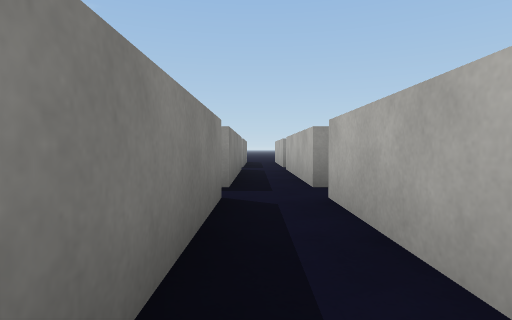
view 1 (above)

17 first-person views from a walk through a scene from a Unity 3-D project. The camera is 0.56 m above the floor, tilts 2° down and sees 80° across. The floor is counted in squares, 1 m on a side. Each view is taken from the middle of a square. On the plan, view 1 faces up. The plan holds only what a view shows up to about 9 squares ahead; the rest is blank. The place goes on beyond the plan. Surface patterns are stand-ins for the level's own textures.

view 2
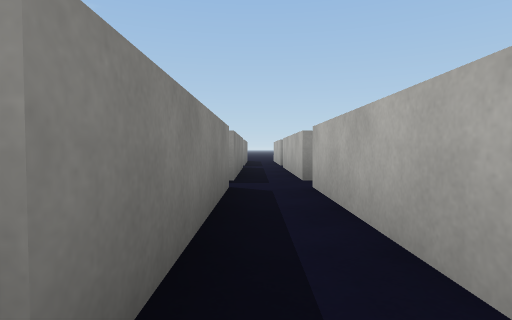

view 3
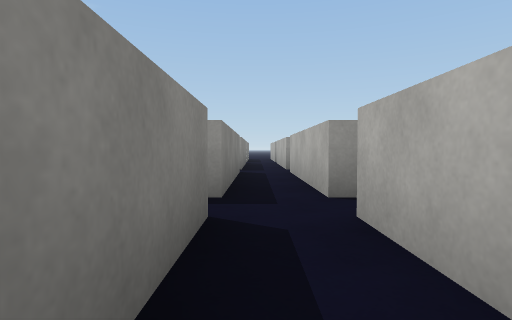

view 4
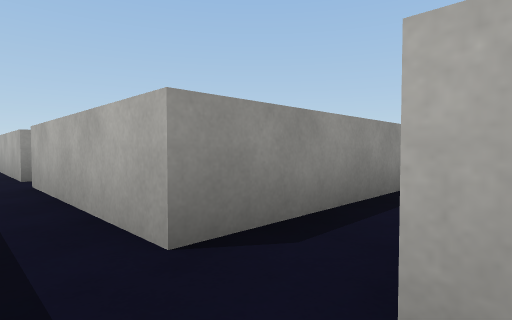

view 5
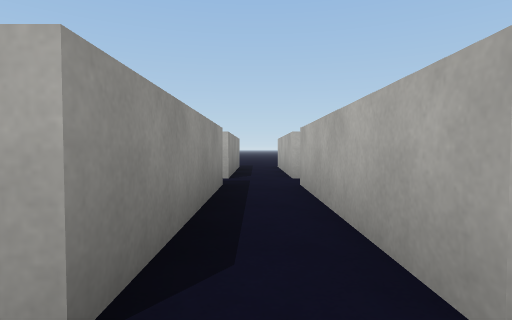

view 6
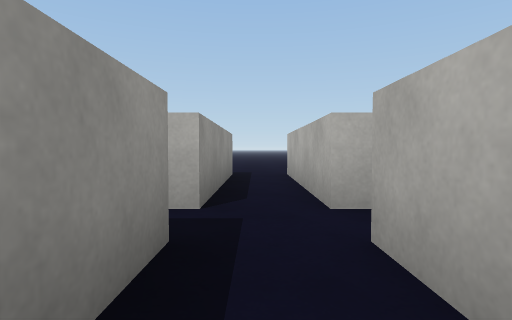

view 7
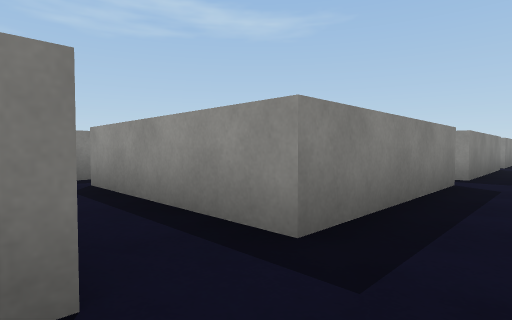

view 8
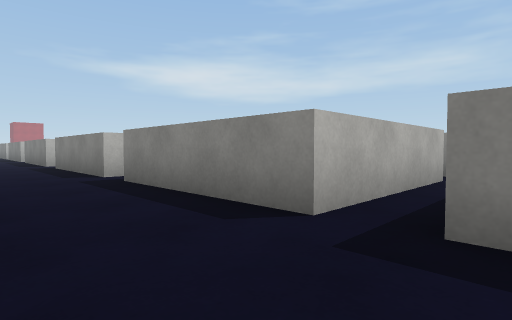

view 9
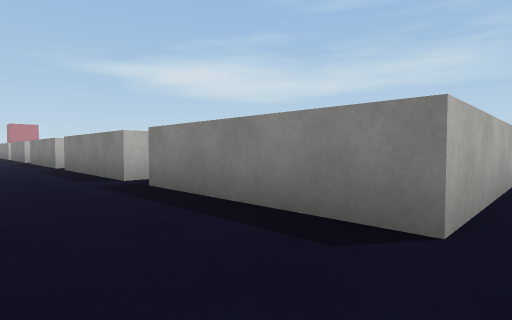

view 10
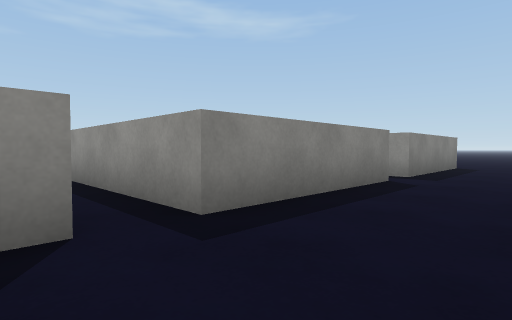

view 11
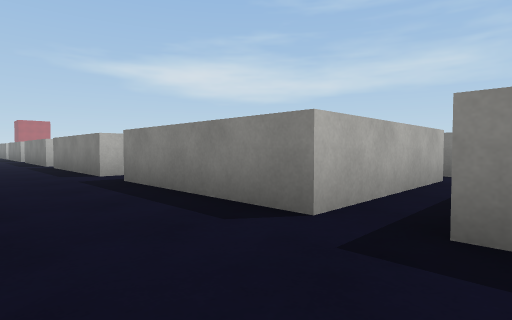

view 12
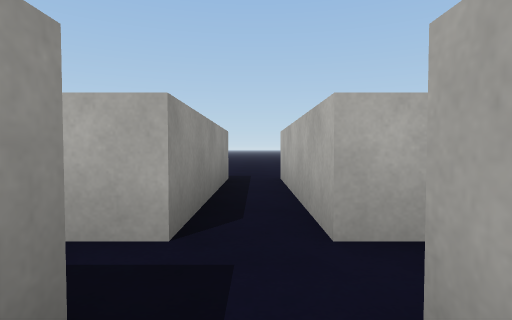

view 13
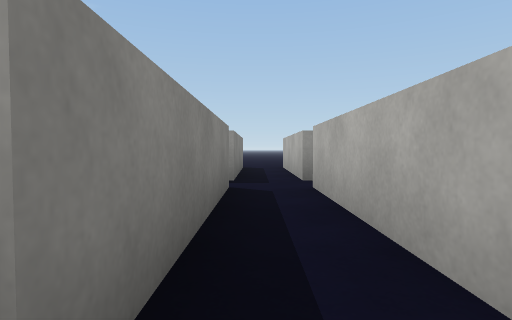

view 14
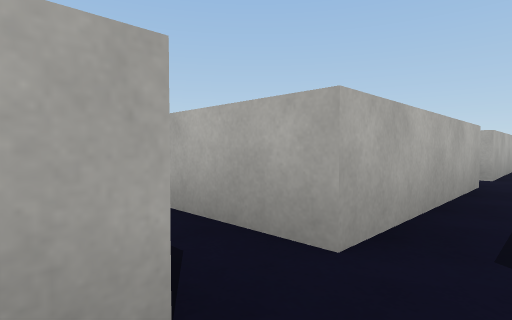

view 15
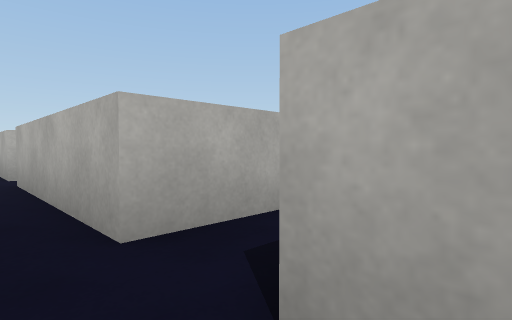

view 16
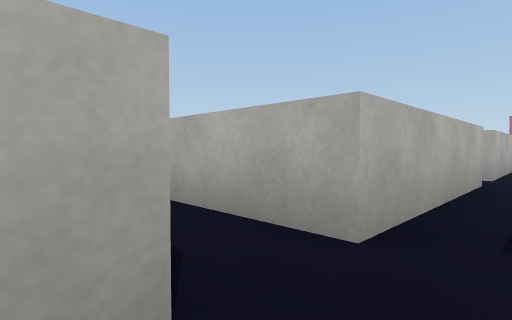

view 17
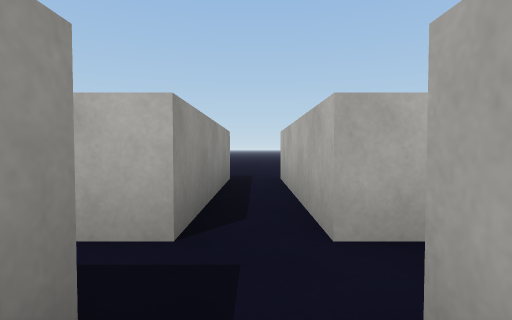

### Floor plan
Key: @ floor where view 1 was taken; # wall or solid block; . floor.
Columns run from 1 left of view 1 to 12 right of it. Each row starts with its distance up from view 1.
  9  ..     ......
  8 #.#    #####..
  7 #.#        #..
  6 #.#        #..
  5 #.#   ######..
  4  ..  .........
  3 #.#   ######..
  2 #.#        #..
  1 #.#        #..
  0 #@#   ######..
 -1 .... .........
 -2 #.##########..
 -3 #.#        #..
 -4  .#        #..
 -5  .##########..
 -6 ..............
 -7 #.##########..
 -8  .#        #.
 -9  .#        #.
-10  .#        #.
-11   .
-12   #
-13   #
-14   #
-15   #

Where each view was taken, in squares from view 1:
view 1: 0 up, 0 right, facing up
view 2: 1 down, 0 right, facing up
view 3: 4 down, 0 right, facing up
view 4: 7 down, 0 right, facing up-right
view 5: 6 down, 0 right, facing right
view 6: 6 down, 3 right, facing right
view 7: 7 down, 11 right, facing up-left
view 8: 5 up, 12 right, facing down-left
view 9: 9 up, 12 right, facing down-left
view 10: 3 up, 12 right, facing up-left
view 11: 0 up, 12 right, facing down-left
view 12: 1 down, 4 right, facing right
view 13: 4 up, 0 right, facing up
view 14: 0 up, 0 right, facing down-right
view 15: 6 down, 1 left, facing down-right
view 16: 5 down, 0 right, facing down-right
view 17: 4 up, 4 right, facing right
